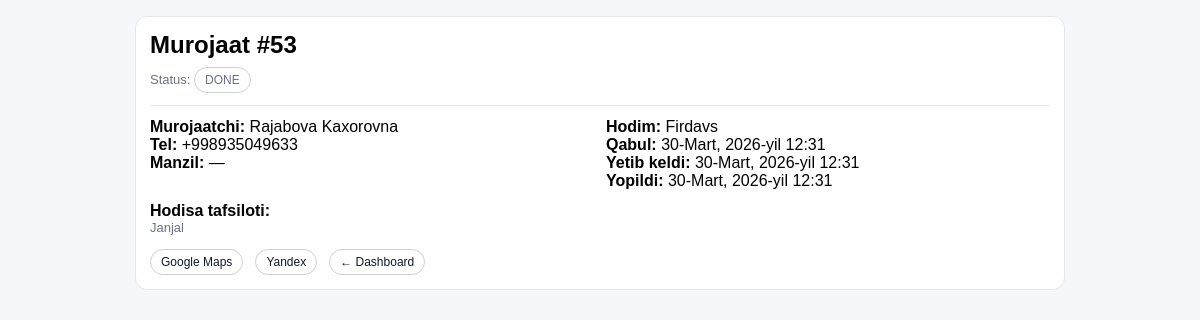
Screenshot of /dashboard/incidents/53/ (signed in) with the database file from the repository.
### incidents/models.py (models this page shows, shortened)
class Incident(models.Model):
    class Status(models.TextChoices):
        NEW = "NEW", "Yangi"
        ASSIGNED = "ASSIGNED", "Biriktirildi"
        ACCEPTED = "ACCEPTED", "Qabul qilindi"
        ARRIVED = "ARRIVED", "Yetib keldi"
        DONE = "DONE", "Bajarildi"
        CLOSED = "CLOSED", "Yopildi"
        CANCELED = "CANCELED", "Bekor qilindi"
    title = models.CharField(max_length=120, default="Vizov")
    details = models.TextField(blank=True, default="")
    victim_first_name = models.CharField(max_length=80, blank=True, default="")
    victim_last_name = models.CharField(max_length=80, blank=True, default="")
    caller_phone = models.CharField(max_length=40, blank=True, default="")
    address_text = models.CharField(max_length=255, blank=True, default="")
    lat = models.FloatField()
    lng = models.FloatField()
    status = models.CharField(
        max_length=20,
        choices=Status.choices,
        default=Status.NEW
    )
    assigned_officer = models.ForeignKey(
        settings.AUTH_USER_MODEL,
        null=True,
        blank=True,
        on_delete=models.SET_NULL,
        related_name="assigned_incidents"
    )
    created_by = models.ForeignKey(
        settings.AUTH_USER_MODEL,
        null=True,
        blank=True,
        on_delete=models.SET_NULL,
        related_name="created_incidents"
    )
    created_at = models.DateTimeField(auto_now_add=True)
    accepted_at = models.DateTimeField(null=True, blank=True)
    arrived_at = models.DateTimeField(null=True, blank=True)
    closed_at = models.DateTimeField(null=True, blank=True)
    class Meta:
        verbose_name = "Murojaat"
        verbose_name_plural = "Murojaatlar"

### accounts/models.py (models this page shows, shortened)
class User(AbstractUser):
    class Role(models.TextChoices):
        ADMIN = "ADMIN", "Admin"
        OFFICER = "OFFICER", "Officer"
    role = models.CharField(max_length=20, choices=Role.choices, default=Role.OFFICER)
    position = models.CharField(max_length=120, blank=True, default="")
    phone = models.CharField(max_length=30, blank=True, default="")
    photo = models.ImageField(upload_to="officers/", blank=True, null=True)

### incidents/views.py (the view)
# urls.py: path("dashboard/incidents/<int:pk>/", incident_detail_page, name="incident_detail_page"),
@login_required
@user_passes_test(is_admin)
def incident_detail_page(request, pk):
    inc = get_object_or_404(
        Incident.objects.select_related("assigned_officer"),
        pk=pk
    )
    return render(request, "dashboard/incident_detail.html", {"inc": inc})

### incidents/views.py (called while the page is built)
def is_admin(user):
    return user.is_authenticated and user.is_staff

### templates/dashboard/incident_detail.html (shortened to what this page needs)
<!doctype html>
<html>
<head>
</head>
<body>
  <div class="card">
    <h2 style="margin:0 0 8px 0">Murojaat #{{ inc.id }}</h2>
    <div class="muted">Status: <span class="pill">{{ inc.status }}</span></div>
    <hr style="border:none;border-top:1px solid #e5e7eb;margin:12px 0"/>
    <div class="row">
      <div style="flex:1;min-width:260px">
        <b>Murojaatchi:</b> {{ inc.victim_first_name }} {{ inc.victim_last_name }}<br>
        <b>Tel:</b> {{ inc.caller_phone|default:"—" }}<br>
        <b>Manzil:</b> {{ inc.address_text|default:"—" }}<br>
      </div>
      <div style="flex:1;min-width:260px">
        <b>Hodim:</b> {{ inc.assigned_officer.username|default:"—" }}<br>
        <b>Qabul:</b> {{ inc.accepted_at|default:"—" }}<br>
        <b>Yetib keldi:</b> {{ inc.arrived_at|default:"—" }}<br>
        <b>Yopildi:</b> {{ inc.closed_at|default:"—" }}<br>
      </div>
    </div>
    <div style="margin-top:12px">
      <b>Hodisa tafsiloti:</b><br>
      <div class="muted" style="white-space:pre-wrap">{{ inc.details|default:"—" }}</div>
    </div>
    <div style="margin-top:14px" class="row">
      <a class="pill" target="_blank" href="https://www.google.com/maps?q={{ inc.lat }},{{ inc.lng }}">Google Maps</a>
      <a class="pill" target="_blank" href="https://yandex.com/maps/?pt={{ inc.lng }},{{ inc.lat }}&z=16&l=map">Yandex</a>
      <a class="pill" href="/dashboard/">← Dashboard</a>
    </div>
  </div>
</body>
</html>

### templates/dashboard/incident_detail.html (style rules this page uses)
body { font-family:Arial;margin:0;padding:16px;background:#f6f7fb }
.card { background:#fff;border:1px solid #e5e7eb;border-radius:12px;padding:14px;max-width:900px;margin:0 auto }
.muted { color:#6b7280;font-size:13px }
.row { display:flex;gap:12px;flex-wrap:wrap }
.pill { display:inline-block;border:1px solid #11182733;padding:5px 10px;border-radius:999px;font-size:12px }
a { color:#111827;text-decoration:none }

### rows the page displays
Incident: id "53", status "DONE", victim_first_name "Rajabova", victim_last_name "Kaxorovna", caller_phone "+998935049633", address_text "—", assigned_officer.username "Firdavs", accepted_at "30-Mart, 2026-yil 12:31", arrived_at "30-Mart, 2026-yil 12:31", closed_at "30-Mart, 2026-yil 12:31", details "Janjal"
